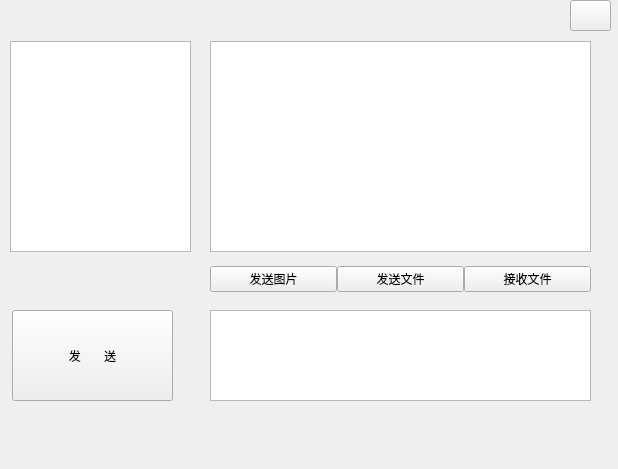
<?xml version="1.0" encoding="UTF-8"?>
<ui version="4.0">
 <class>chatwindow</class>
 <widget class="QWidget" name="chatwindow">
  <property name="geometry">
   <rect>
    <x>0</x>
    <y>0</y>
    <width>618</width>
    <height>469</height>
   </rect>
  </property>
  <property name="windowTitle">
   <string>Form</string>
  </property>
  <widget class="QLabel" name="chatWindowTitleLabel">
   <property name="geometry">
    <rect>
     <x>10</x>
     <y>10</y>
     <width>121</width>
     <height>19</height>
    </rect>
   </property>
   <property name="text">
    <string/>
   </property>
  </widget>
  <widget class="QPushButton" name="btn1">
   <property name="geometry">
    <rect>
     <x>12</x>
     <y>310</y>
     <width>161</width>
     <height>91</height>
    </rect>
   </property>
   <property name="text">
    <string>发       送</string>
   </property>
  </widget>
  <widget class="QWidget" name="layoutWidget">
   <property name="geometry">
    <rect>
     <x>210</x>
     <y>249</y>
     <width>381</width>
     <height>61</height>
    </rect>
   </property>
   <layout class="QHBoxLayout" name="horizontalLayout">
    <property name="spacing">
     <number>0</number>
    </property>
    <property name="topMargin">
     <number>0</number>
    </property>
    <item>
     <widget class="QPushButton" name="sendPhotoButton">
      <property name="text">
       <string>发送图片</string>
      </property>
     </widget>
    </item>
    <item>
     <widget class="QPushButton" name="sendFileButton">
      <property name="text">
       <string>发送文件</string>
      </property>
     </widget>
    </item>
    <item>
     <widget class="QPushButton" name="receiveFileButton">
      <property name="text">
       <string>接收文件</string>
      </property>
     </widget>
    </item>
   </layout>
  </widget>
  <widget class="QPushButton" name="close">
   <property name="geometry">
    <rect>
     <x>570</x>
     <y>0</y>
     <width>41</width>
     <height>31</height>
    </rect>
   </property>
   <property name="text">
    <string/>
   </property>
   <property name="icon">
    <iconset resource="back.qrc">
     <normaloff>:/C:/Users/24332/Desktop/MyQQ/nc.png</normaloff>:/C:/Users/24332/Desktop/MyQQ/nc.png</iconset>
   </property>
   <property name="iconSize">
    <size>
     <width>40</width>
     <height>40</height>
    </size>
   </property>
  </widget>
  <widget class="QListWidget" name="chatList">
   <property name="geometry">
    <rect>
     <x>10</x>
     <y>41</y>
     <width>181</width>
     <height>211</height>
    </rect>
   </property>
  </widget>
  <widget class="QListWidget" name="ui_mag">
   <property name="geometry">
    <rect>
     <x>210</x>
     <y>41</y>
     <width>381</width>
     <height>211</height>
    </rect>
   </property>
  </widget>
  <widget class="QTextEdit" name="idt">
   <property name="geometry">
    <rect>
     <x>210</x>
     <y>310</y>
     <width>381</width>
     <height>91</height>
    </rect>
   </property>
  </widget>
 </widget>
 <resources>
  <include location="back.qrc"/>
 </resources>
 <connections/>
</ui>
